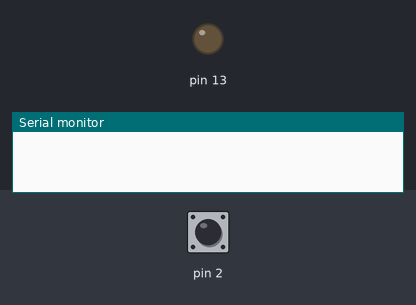
This sketch was run on a simulated Arduino Uno, built with avr-gcc and run on an emulated ATmega328P. Shown: output pins drawn as LEDs (lit = HIGH), the last lines printed to the serial monitor. Dashed ring = blinking. The inputs (shaded band) are chosen by the test bench; at power-on: pin 2 HIGH.

Above: at 1.2 s.
1.3 s: pin 2 pulled LOW for 1 s
At 2.5 s:
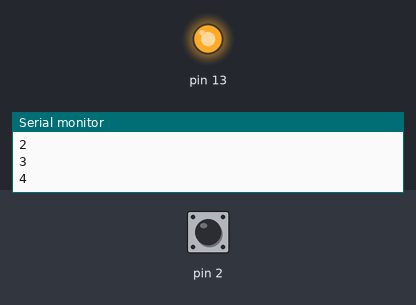
3.8 s: pin 2 pulled LOW for 0.15 s
At 4.5 s:
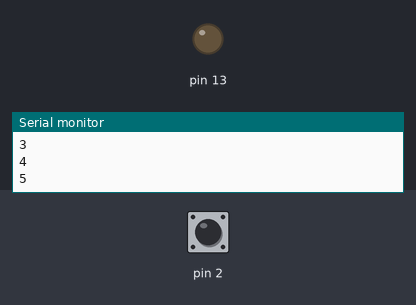
5.4 s: pin 2 pulled LOW for 3.2 s
At 5.52 s:
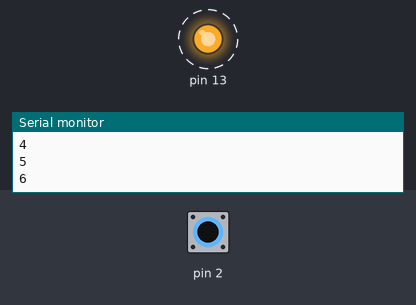
Timing chart, 0 to 9.9 s (numbered marks = the images above; inputs shaded):
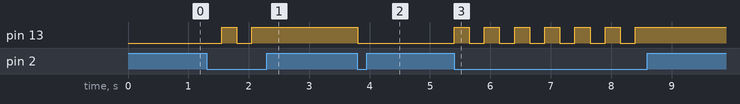

The sketch:

sketch_apr06a.ino
```cpp
/**
 * 設計一個按鈕開關,按一下燈就亮,再按一下燈就滅
 * 2021/04
 */
//計數器
int counter=0;
//防彈跳變數
int brk=0;
//暫存現在狀態
uint8_t state;
//啟動Arduino設定
void setup() {
  //第13隻腳位輸出
  pinMode(13,OUTPUT);
  //第2隻腳輸入,模式設為上拉電阻
  pinMode(2,INPUT_PULLUP);
  //先寫入第13隻腳為LOW
  digitalWrite(13,LOW);
  //初始化串列埠
  Serial.begin(9600);
  //給一個初始值
  state = digitalRead(2);
}


void loop() {
  //讀入
  uint8_t btn = digitalRead(2);
  //按下按鍵時
  if (btn == LOW&&brk==0){
    if( state == HIGH){
       state=LOW;
       digitalWrite(13,state);
     }else{
       state=HIGH;
       digitalWrite(13,state);
     }
     //防彈跳
     brk=1;
     //顯示計數值
     counter=counter+1;
     Serial.println(counter);
     delay(250);
  }

  brk=0;
}
```

Measured:
- after the input at 1.3 s, pin 13: LOW → HIGH after 0.25 s, → LOW 0.25 s later, → HIGH 0.25 s later
- after the input at 3.8 s, pin 13: HIGH → LOW at once
- after the input at 5.4 s, pin 13: alternates HIGH for 0.25 s and LOW for 0.25 s, 13 changes in all, then stays HIGH, starting at once
